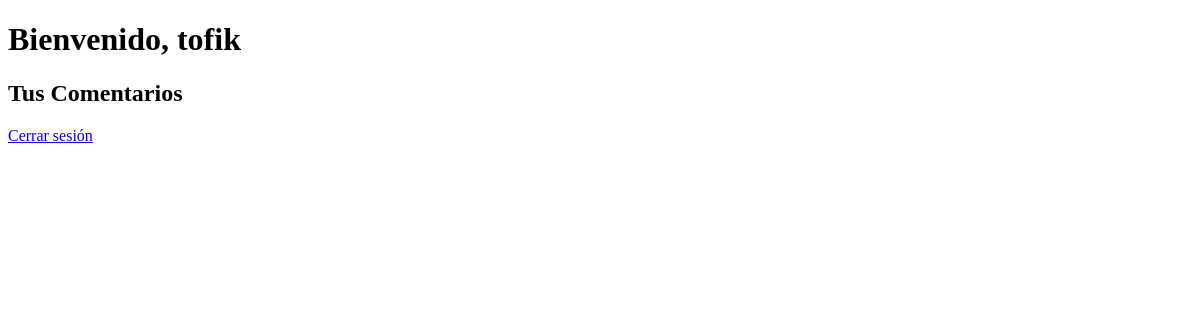
The app's page /dashboard/suscriptor/ (signed in), older data.
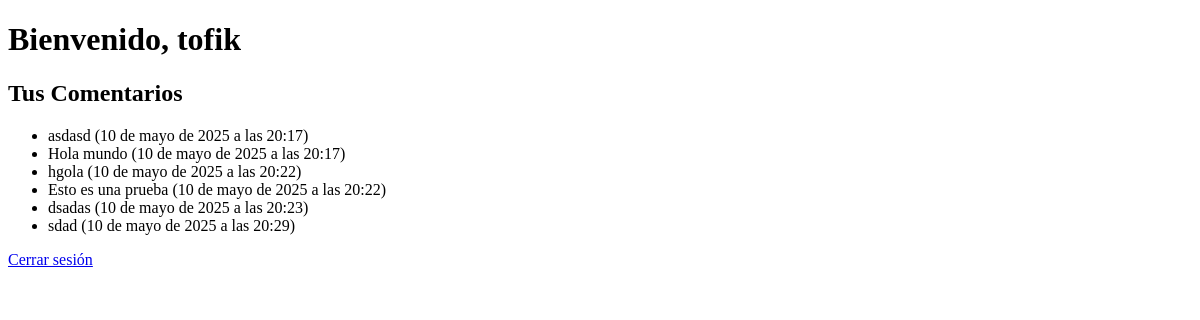
The same page, newer data.
### vandalproy/models.py (models this page shows, shortened)
class BlogComment(models.Model):
    post = models.ForeignKey(
        BlogPost,
        on_delete=models.CASCADE,
        related_name='comments',
        null=True, blank=True   # <-- permitir comentarios “sueltos”
    )
    user = models.ForeignKey(User, on_delete=models.CASCADE)
    content = models.TextField()
    created_at = models.DateTimeField(auto_now_add=True)

### vandalproy/views.py (the view)
# urls.py: path('dashboard/', views.dashboard, name='user_dashboard'),
@login_required
def user_dashboard(request, role):
    templates = {
        'redactor': 'usuarios/dashboard_redactor.html',
        'colaborador': 'usuarios/dashboard_colaborador.html',
        'suscriptor': 'usuarios/dashboard_suscriptor.html'
    }
    selected_template = templates.get(role, 'error.html')
    logger.debug(f"Rendering template: {selected_template} for role: {role}")
    context = {'posts': BlogPost.objects.filter(author=request.user)} if role in ['redactor', 'colaborador'] else {'comments': BlogComment.objects.filter(user=request.user)}
    return render(request, selected_template, context)

### vandalproy/context_processors.py (called while the page is built)
def user_role(request):
    if request.user.is_authenticated:
        try:
            role = UserRole.objects.get(user=request.user).role
        except UserRole.DoesNotExist:
            role = None
    else:
        role = None
    return {'role': role}

### templates/usuarios/dashboard_suscriptor.html (shortened to what this page needs)
<!DOCTYPE html>
<html lang="es">
<head>
</head>
<body>
    <h1>Bienvenido, {{ user.username }}</h1>
    <h2>Tus Comentarios</h2>
    <ul>
        {% for comment in comments %}
            <li>{{ comment.content }} ({{ comment.created_at }})</li>
        {% endfor %}
    </ul>
    <a href="/logout/">Cerrar sesión</a>
</body>
</html>

Row changes from the older to the newer data that the page shows:
added BlogComment: content "asdasd", created_at "10 de mayo de 2025 a las 20:17"
added BlogComment: content "Hola mundo", created_at "10 de mayo de 2025 a las 20:17"
added BlogComment: content "hgola", created_at "10 de mayo de 2025 a las 20:22"
added BlogComment: content "Esto es una prueba", created_at "10 de mayo de 2025 a las 20:22"
added BlogComment: content "dsadas", created_at "10 de mayo de 2025 a las 20:23"
added BlogComment: content "sdad", created_at "10 de mayo de 2025 a las 20:29"
